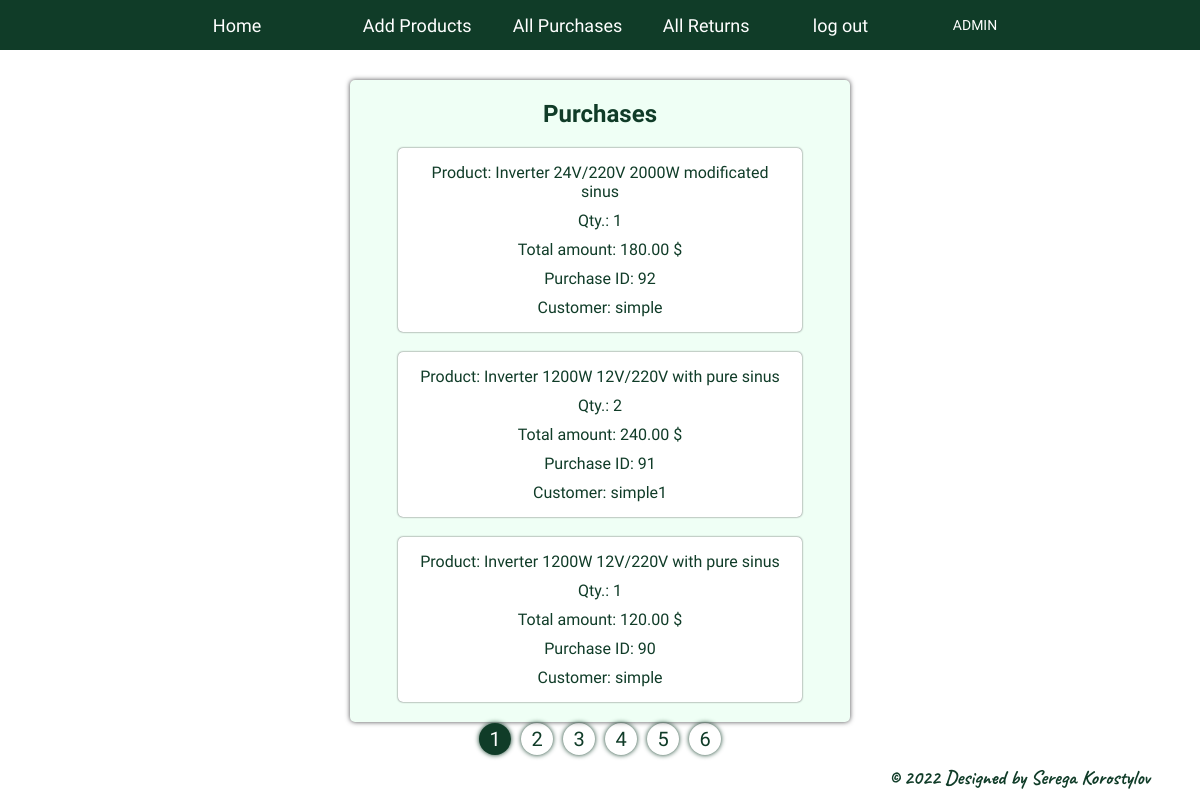
Before: /purchases/ (signed in) with the older database file.
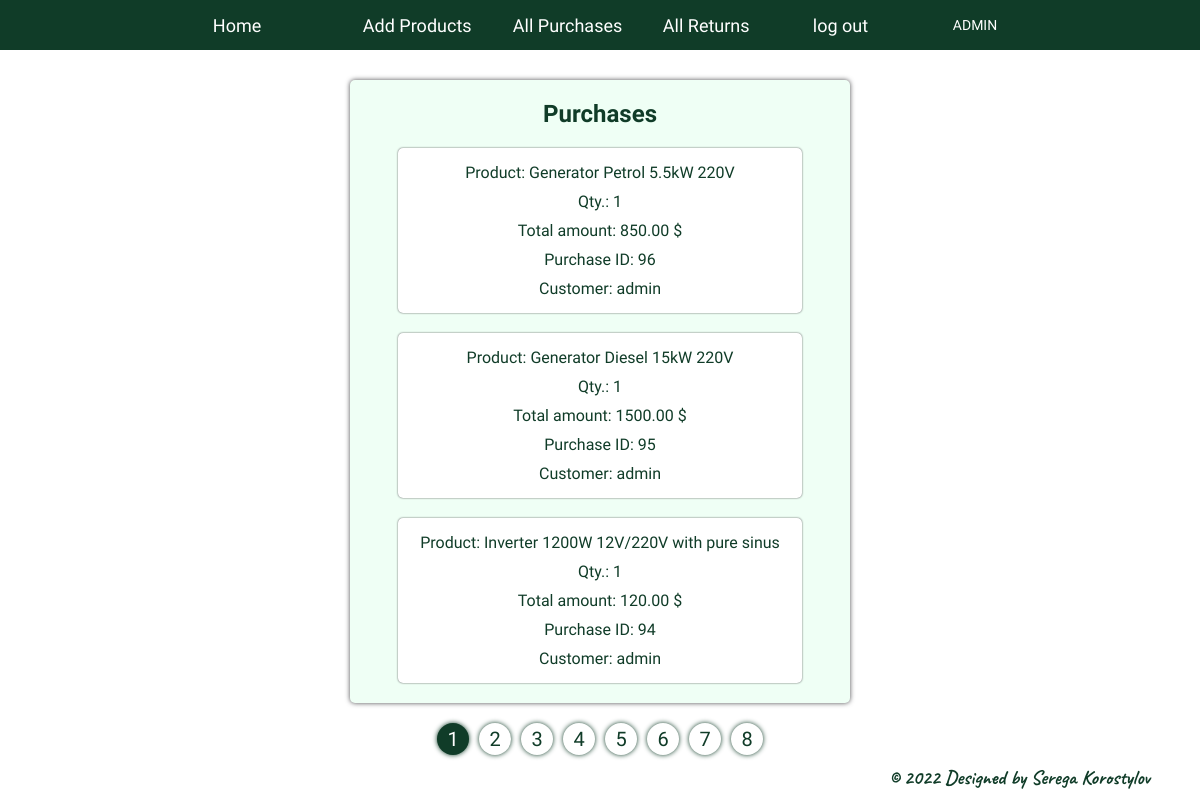
After: the same page with the newer database file.
### store/models.py (models this page shows)
class Purchase(models.Model):
    customer = models.ForeignKey(MyUser, related_name='purchases', on_delete=models.CASCADE)
    product = models.ForeignKey(Product, on_delete=models.CASCADE)
    quantity = models.PositiveSmallIntegerField()
    date = models.DateTimeField(auto_now_add=True)
    class Meta:
        ordering = ['-date']
        verbose_name = 'purchase'
        verbose_name_plural = 'purchases'
    def __str__(self):
        return f'{self.product}'
    @property
    def purchase_amount(self):
        return self.quantity * self.product.price

class Product(models.Model):
    title = models.CharField(max_length=100)
    image = models.ImageField(upload_to='images', null=True, blank=True)
    description = models.TextField()
    price = models.DecimalField(max_digits=7, decimal_places=2)
    quantity = models.PositiveSmallIntegerField()
    class Meta:
        ordering = ['title']
        verbose_name = 'product'
        verbose_name_plural = 'products'
    def __str__(self):
        return self.title

class MyUser(AbstractUser):
    deposit = models.DecimalField(max_digits=7, decimal_places=2, blank=True, null=True)

### store/views.py (the view)
# urls.py: path('purchases/', PurchaseListView.as_view(), name='purchases'),
class PurchaseListView(LoginRequiredMixin, ListView):
    login_url = reverse_lazy('login')
    model = Purchase
    template_name = 'store/purchase.html'
    extra_context = {'form': ReturnCreateForm}
    paginate_by = 3
    def get_queryset(self):
        if not self.request.user.is_superuser:
            queryset = Purchase.objects.filter(customer=self.request.user)
            return queryset
        queryset = Purchase.objects.all()
        return queryset

### store/templates/store/purchase.html (shortened to what this page needs)
{% extends 'store/base.html' %}
{% block content %}
    <div class="list">
    <h2>Purchases</h2>
    {% for purchase in page_obj %}
        <div>
            <span>Product: {{ purchase }} {{ purchase.product.description }}</span>
            <span>Qty.: {{ purchase.quantity }}</span>
            <span>Total amount: {{ purchase.purchase_amount }} $</span>
            {% if user.is_superuser %}
                <span>Purchase ID: {{ purchase.id }}</span>
                <span>Customer: {{ purchase.customer }}</span>
            {% endif %}
        </div>
    {% endfor %}
    </div>
{% endblock %}

Changed rows visible on the page:
no longer on this page (row edited): Purchase: product.title "Inverter", product.description "24V/220V 2000W modificated sinus", quantity "1", purchase_amount "180.00", id "92", customer "simple"
no longer on this page (row unchanged): Purchase: product.title "Inverter", product.description "1200W 12V/220V with pure sinus", quantity "2", purchase_amount "240.00", id "91", customer "simple1"
no longer on this page (row unchanged): Purchase: product.title "Inverter", product.description "1200W 12V/220V with pure sinus", quantity "1", purchase_amount "120.00", id "90", customer "simple"
added Purchase: product.title "Generator", product.description "Petrol 5.5kW 220V", quantity "1", purchase_amount "850.00", id "96", customer "admin"
added Purchase: product.title "Generator", product.description "Diesel 15kW 220V", quantity "1", purchase_amount "1500.00", id "95", customer "admin"
added Purchase: product.title "Inverter", product.description "1200W 12V/220V with pure sinus", quantity "1", purchase_amount "120.00", id "94", customer "admin"
Other visible differences:
new list line: "7"
new list line: "8"
